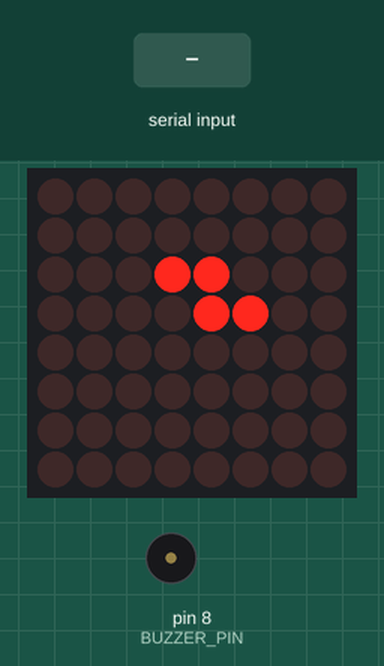
This sketch was run on a simulated Arduino Uno, built with avr-gcc and run on an emulated ATmega328P. Shown: 8×8 LED matrix, buzzer (waves = sounding). The test bench sets the inputs (shaded band). Random numbers use the default seed unless the sketch sets one.

Above: at 1.2 s.
1.3 s: "L" received over the second serial link
At 1.78 s:
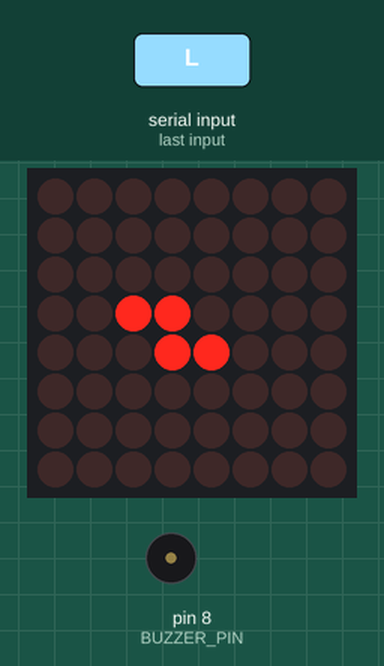
3.5 s: "R" received over the second serial link
At 3.78 s:
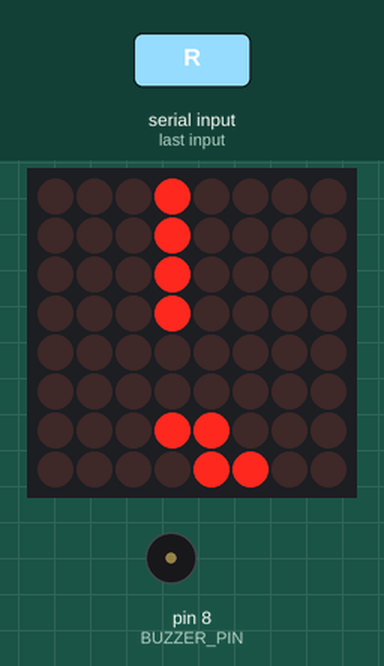
6.0 s: "X" received over the second serial link
At 8.6 s:
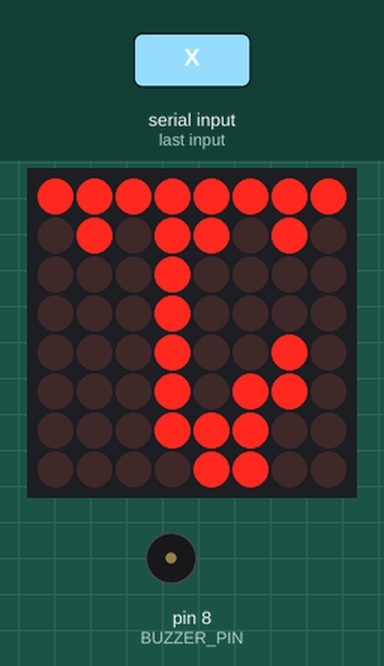
Timing chart, 0 to 10.1 s (numbered marks = the images above; inputs shaded):
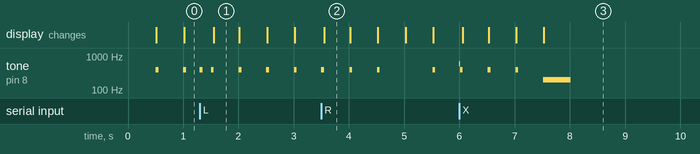

The sketch:

Tetris_with_bluetooth_and_8x8_matrix.ino
```cpp
#include <LedControl.h>  // Library for MAX7219 LED matrix
#include <SoftwareSerial.h>  // Library for Bluetooth communication

// Define pins for LED matrix
const int DIN_PIN = 2;  // Data In
const int CLK_PIN = 3;  // Clock
const int CS_PIN = 4;   // Chip Select

// Define Bluetooth pins
const int BT_RX_PIN = 6;  // RX pin of Bluetooth module
const int BT_TX_PIN = 7;  // TX pin of Bluetooth module

// Define buzzer pin
const int BUZZER_PIN = 8;

LedControl lc = LedControl(DIN_PIN, CLK_PIN, CS_PIN, 1);  // Create a LedControl instance
SoftwareSerial bluetooth(BT_RX_PIN, BT_TX_PIN);  // Create a SoftwareSerial instance for Bluetooth communication

// Tetris game variables
byte gameBoard[8][8];  // Game board represented as an 8x8 matrix
int currentPiece[4][4];  // Current falling piece
int currentX = 3, currentY = 0;  // Initial position of the falling piece
long lastMoveTime = 0;  // Time tracking for piece movement
int score = 0;  // Game score
bool gameOver = false;  // Game over flag

// Tetromino shapes
const int tetrominoes[9][4][4] = {
  {{1, 1, 1, 1},  // I
   {0, 0, 0, 0},
   {0, 0, 0, 0},
   {0, 0, 0, 0}},
  {{1, 1, 1, 0},  // J
   {0, 0, 1, 0},
   {0, 0, 0, 0},
   {0, 0, 0, 0}},
  {{1, 1, 1, 0},  // L
   {1, 0, 0, 0},
   {0, 0, 0, 0},
   {0, 0, 0, 0}},
  {{1, 1, 0, 0},  // O
   {1, 1, 0, 0},
   {0, 0, 0, 0},
   {0, 0, 0, 0}},
  {{0, 1, 1, 0},  // S
   {1, 1, 0, 0},
   {0, 0, 0, 0},
   {0, 0, 0, 0}},
  {{1, 1, 0, 0},  // T
   {0, 1, 1, 0},
   {0, 0, 0, 0},
   {0, 0, 0, 0}},
  {{1, 1, 0, 0},  // Z
   {0, 1, 1, 0},
   {0, 0, 0, 0},
   {0, 0, 0, 0}},
  {{1, 0, 0, 0},  // New block 1
   {1, 0, 0, 0},
   {1, 0, 0, 0},
   {1, 0, 0, 0}},
  {{1, 0, 0, 0},  // New block 2
   {1, 0, 0, 0},
   {1, 0, 0, 0},
   {0, 0, 0, 0}}
};

const int GAME_SPEED = 500;  // Initial game speed (milliseconds)

char command;  // Command received from Bluetooth

void setup() {
  // Initialize LED matrix
  lc.shutdown(0, false);  // Wake up MAX7219
  lc.setIntensity(0, 8);  // Set brightness level (0 is min, 15 is max)
  lc.clearDisplay(0);  // Clear display

  // Initialize Bluetooth communication
  bluetooth.begin(9600);

  // Initialize buzzer
  pinMode(BUZZER_PIN, OUTPUT);

  // Initialize game board
  clearGameBoard();

  // Seed random number generator
  randomSeed(analogRead(0));

  // Start the game
  spawnNewPiece();
}

void loop() {
  // Check for Bluetooth commands
  if (bluetooth.available() > 0) {
    command = bluetooth.read();
    processCommand(command);
  }

  // Handle game timing if game is not over
  if (!gameOver && millis() - lastMoveTime > GAME_SPEED) {
    lastMoveTime = millis();

    // Move piece down
    if (checkCollision(currentX, currentY + 1, currentPiece)) {
      mergePiece();
      clearLines();
      if (!spawnNewPiece()) {
        gameOver = true;
        playGameOverSound();
      }
    } else {
      currentY++;
      playMoveSound();
    }

    // Update display
    updateDisplay();
  }
}

bool spawnNewPiece() {
  int shapeIndex = random(9);  // Adjusted for the number of shapes (0 to 8)
  memcpy(currentPiece, tetrominoes[shapeIndex], sizeof(currentPiece));
  currentX = 3;
  currentY = 0;

  // Check if new piece can spawn, return false if game over
  if (checkCollision(currentX, currentY, currentPiece)) {
    return false;  // Game over
  }

  return true;  // Piece spawned successfully
}

void mergePiece() {
  for (int row = 0; row < 4; row++) {
    for (int col = 0; col < 4; col++) {
      if (currentPiece[row][col] != 0) {
        // Check boundaries before setting on game board
        if (currentY + row >= 0 && currentY + row < 8 && currentX + col >= 0 && currentX + col < 8) {
          gameBoard[currentY + row][currentX + col] = 1;
        }
      }
    }
  }
}

void clearLines() {
  for (int row = 7; row >= 0; row--) {
    bool lineIsFull = true;
    for (int col = 0; col < 8; col++) {
      if (gameBoard[row][col] == 0) {
        lineIsFull = false;
        break;
      }
    }
    if (lineIsFull) {
      // Shift down all rows above this one
      for (int r = row; r > 0; r--) {
        for (int c = 0; c < 8; c++) {
          gameBoard[r][c] = gameBoard[r - 1][c];
        }
      }
      // Clear top row
      for (int c = 0; c < 8; c++) {
        gameBoard[0][c] = 0;
      }
      score += 10;  // Increase score for each cleared line
      playClearLineSound();
      row++;  // Check the same row again after shifting down
    }
  }

  // Check for game over if pieces reach the top
  if (currentY == 0 && checkCollision(currentX, currentY, currentPiece)) {
    gameOver = true;
    playGameOverSound();
  }
}

void updateDisplay() {
  // Clear display first
  lc.clearDisplay(0);

  // Display game board on LED matrix
  for (int row = 0; row < 8; row++) {
    for (int col = 0; col < 8; col++) {
      lc.setLed(0, row, col, gameBoard[row][col]);
    }
  }

  // Display current piece on LED matrix
  for (int row = 0; row < 4; row++) {
    for (int col = 0; col < 4; col++) {
      if (currentPiece[row][col] != 0) {
        // Calculate LED matrix coordinates
        int matrixX = currentX + col;
        int matrixY = currentY + row;

        // Check boundaries before setting on LED matrix
        if (matrixY >= 0 && matrixY < 8 && matrixX >= 0 && matrixX < 8) {
          lc.setLed(0, matrixY, matrixX, 1);
        }
      }
    }
  }

  // Display game over message if game is over
  if (gameOver) {
    lc.setRow(0, 0, B11111111);  // Display "GAME"
    lc.setRow(0, 1, B01011010);  // Display "OVER"
  }
}

void processCommand(char command) {
  if (!gameOver) {
    switch (command) {
      case 'L':  // Move left
        if (!checkCollision(currentX - 1, currentY, currentPiece)) {
          currentX--;
          playMoveSound();
        }
        break;
      case 'R':  // Move right
        if (!checkCollision(currentX + 1, currentY, currentPiece)) {
          currentX++;
          playMoveSound();
        }
        break;
      case 'D':  // Move down faster
        if (!checkCollision(currentX, currentY + 1, currentPiece)) {
          currentY++;
          playMoveSound();
        }
        break;
      case 'X':  // Rotate clockwise
        rotatePieceClockwise();
        if (checkCollision(currentX, currentY, currentPiece)) {
          rotatePieceCounterClockwise();
        } else {
          playRotateSound();
        }
        break;
      case 'Z':  // Rotate counterclockwise
        rotatePieceCounterClockwise();
        if (checkCollision(currentX, currentY, currentPiece)) {
          rotatePieceClockwise();
        } else {
          playRotateSound();
        }
        break;
    }
  }
}

bool checkCollision(int newX, int newY, int piece[4][4]) {
  for (int row = 0; row < 4; row++) {
    for (int col = 0; col < 4; col++) {
      if (piece[row][col] != 0) {
        // Check boundaries and collision with other pieces
        if (newX + col < 0 || newX + col >= 8 || newY + row >= 8 || (newY + row >= 0 && gameBoard[newY + row][newX + col] != 0)) {
          return true;
        }
      }
    }
  }
  return false;
}

void rotatePieceClockwise() {
  int tempPiece[4][4];
  for (int row = 0; row < 4; row++) {
    for (int col = 0; col < 4; col++) {
      tempPiece[col][3 - row] = currentPiece[row][col];
    }
  }
  memcpy(currentPiece, tempPiece, sizeof(currentPiece));
}

void rotatePieceCounterClockwise() {
  int tempPiece[4][4];
  for (int row = 0; row < 4; row++) {
    for (int col = 0; col < 4; col++) {
      tempPiece[3 - col][row] = currentPiece[row][col];
    }
  }
  memcpy(currentPiece, tempPiece, sizeof(currentPiece));
}

void clearGameBoard() {
  for (int row = 0; row < 8; row++) {
    for (int col = 0; col < 8; col++) {
      gameBoard[row][col] = 0;
    }
  }
}

void playMoveSound() {
  tone(BUZZER_PIN, 400, 50);  // Play tone at 400 Hz for 50 ms
}

void playRotateSound() {
  tone(BUZZER_PIN, 600, 50);  // Play tone at 600 Hz for 50 ms
}

void playClearLineSound() {
  tone(BUZZER_PIN, 800, 100);  // Play tone at 800 Hz for 100 ms
}

void playGameOverSound() {
  tone(BUZZER_PIN, 200, 500);  // Play lower tone at 200 Hz for 500 ms for game over
}
```

Measured:
- by itself, tone on pin 8 (BUZZER_PIN): plays 600 Hz for 0.01 s, 400 Hz for 0.05 s, 400 Hz for 0.05 s, 400 Hz for 0.05 s, 200 Hz for 0.50 s
- what the display in image 1 shows lasts 0.4 s, from 1.6 s to 2.0 s
